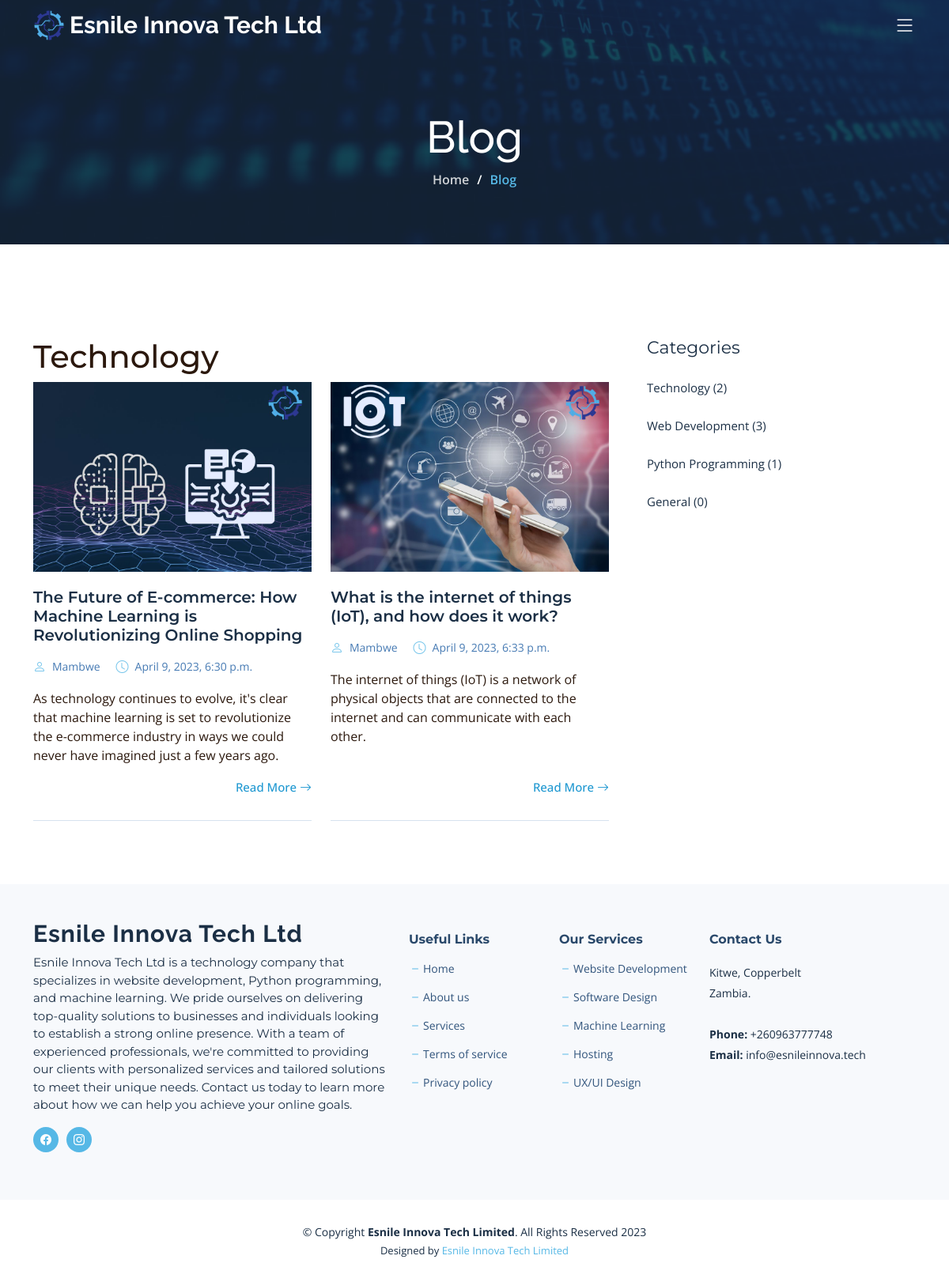
The page /category/Technology/ on the database its author committed.
### esnileupgrade/models.py (models this page shows, shortened)
class Category(models.Model):
    name = models.CharField(max_length=255)
    def __str__(self):
        return self.name
    def post_count(self):
        return Post.objects.filter(category=self).count()

class Post(models.Model):
    title = models.CharField(max_length=255)
    title_tag = models.CharField(max_length=255, default="Esnile Innova Tech Ltd")
    author = models.ForeignKey(User, on_delete=models.CASCADE, default=1)
    slug = models.SlugField()
    image = models.ImageField(null=True, blank=True, upload_to='blog_images/')
    intro = models.TextField()
    body = models.TextField()
    category = models.CharField(max_length=255)
    date_added = models.DateTimeField(auto_now_add=True)

### esnileupgrade/views.py (the view)
# urls.py: path('category/<str:cats>/', CategoryView.as_view(), name='category'),
class CategoryView(ListView):
    paginate_by = 6
    ordering = ['-date_added']
    template_name = 'blog/categories.html'
    def get(self, request, cats):
        category = get_object_or_404(Category, name=cats.replace('-', ' '))
        category_posts = Post.objects.filter(category=category)
        post_count = category_posts.count()
        paginator = Paginator(category_posts, self.paginate_by)
        page = request.GET.get('page')
        page_obj = paginator.get_page(page)
        categories = Category.objects.all()
        context = {
            'category': category,
            'category_posts': page_obj,
            'post_count': post_count,
            'categories': categories,
        }
        return render(request, self.template_name, context)

### esnileupgrade/templates/blog/categories.html (shortened to what this page needs)
{% extends 'blog/base.html' %}
{% load static %}
{% block content %}
<div class="breadcrumbs d-flex align-items-center" style="background-image: url('{% static 'img/blog-header.jpg' %}');">
  <div class="container position-relative d-flex flex-column align-items-center">
    <h2>Blog</h2>
    <ol>
      <li><a href="{% url 'home' %}">Home</a></li>
      <li>Blog</li>
    </ol>
  </div>
</div>
<div class="section-header">
</div>
<div>
  <section id="blog" class="blog">
    <div class="container" data-aos="fade-up">
      <div class="row g-5">
        <div class="col-lg-8" data-aos="fade-up" data-aos-delay="200">
          <h1>{{ category.name }}</h1>
          {% for post in category_posts %}
          {% if forloop.counter0|divisibleby:2 %}
          <div class="row gy-5 posts-list">
          {% endif %}
            <div class="col-lg-6">
              <article class="d-flex flex-column">
                {% if post.image %}
                <div class="post-img"><img src="{{post.image.url}}"  class="img-fluid" alt=""></div>
                {% endif %}
                <h2 class="title">
                  <a href="{% url 'post_detail' post.slug %}">{{ post.title }}</a>
                </h2>
                <div class="meta-top">
                  <ul>
                    <li class="d-flex align-items-center"><i class="bi bi-person"></i> <a href="{% url 'post_detail' post.slug %}">{{post.author.first_name}} </a></li>
                    <li class="d-flex align-items-center"><i class="bi bi-clock"></i> <a href="{% url 'post_detail' post.slug %}"><time datetime=" {{ post.date_added }}"> {{ post.date_added }}</time></a></li>
                  </ul>
                </div>
                <div class="content">
                  <p>
                    {{ post.intro }}
                  </p>
                </div>
                <div class="read-more mt-auto align-self-end">
                  <a href="{% url 'post_detail' post.slug %}">Read More <i class="bi bi-arrow-right"></i></a>
                </div>
              </article>
            </div>
          {% if forloop.counter|divisibleby:2 or forloop.last %}
          </div>
          {% endif %}
          {% endfor %}
        </div>
        <div class="col-lg-4" data-aos="fade-up" data-aos-delay="300">
          <div class="sidebar">
            <h3 class="sidebar-title">Categories</h3>
            <div class="sidebar-item categories">
              <ul>
                {% for category in categories %}
                <br>
                <li><a href="{% url 'category' category.name %}">{{ category.name }} ({{ category.post_count }})</a></li>
                {% empty %}
                <li>No categories yet.</li>
                {% endfor %}
              </ul>
            </div>
          </div>
        </div>
      </div>
      </div>
    </div>
</div>
{% endblock %}

### esnileupgrade/static/css/main.css (style rules this page uses)
body { font-family: var(--font-default); color: var(--color-default); }
a { color: var(--color-primary); text-decoration: none; transition: 0.3s; }
h1, h2, h3, h4, h5, h6 { font-family: var(--font-primary); }
section { overflow: hidden; padding: 80px 0; }
.section-header { text-align: center; padding-bottom: 30px; }
.breadcrumbs { padding: 140px 0 60px 0; min-height: 30vh; position: relative; background-size: cover; background-position: center; background-repeat: no-repeat; }
.breadcrumbs:before { content: ""; background-color: rgba(27, 47, 69, 0.7); position: absolute; inset: 0; }
.breadcrumbs h2 { font-size: 56px; font-weight: 500; color: #fff; font-family: var(--font-secondary); }
.breadcrumbs ol { display: flex; flex-wrap: wrap; list-style: none; padding: 0 0 10px 0; margin: 0; font-size: 16px; font-weight: 600; color: var(--color-primary); }
.breadcrumbs ol a { color: rgba(255, 255, 255, 0.8); transition: 0.3s; }
.breadcrumbs ol li+li { padding-left: 10px; }
.breadcrumbs ol li+li::before { display: inline-block; padding-right: 10px; color: #fff; content: "/"; }
.blog .posts-list article { height: 100%; border-bottom: 1px solid #d6e2ef; padding-bottom: 30px; }
.blog .posts-list .post-img { max-height: 240px; overflow: hidden; }
.blog .posts-list .title { font-size: 20px; font-weight: 600; padding: 0; margin: 20px 0 0 0; }
.blog .posts-list .title a { color: var(--color-secondary); transition: 0.3s; }
.blog .posts-list .meta-top { margin-top: 20px; color: #467ab3; }
.blog .posts-list .meta-top ul { display: flex; flex-wrap: wrap; list-style: none; align-items: center; padding: 0; margin: 0; }
.blog .posts-list .meta-top ul li+li { padding-left: 20px; }
.blog .posts-list .meta-top i { font-size: 16px; margin-right: 8px; line-height: 0; color: rgba(86, 184, 230, 0.8); }
.blog .posts-list .meta-top a { color: #467ab3; font-size: 14px; display: inline-block; line-height: 1; }
.blog .posts-list .content { margin-top: 20px; }
.blog .posts-list .read-more a { display: inline-block; color: #1f98d1; transition: 0.3s; font-size: 15px; font-weight: 500; }
.blog .sidebar .sidebar-title { font-size: 22px; font-weight: 400; padding: 0; margin: 0; color: var(--color-secondary); }
.blog .sidebar .categories ul { list-style: none; padding: 0; }
.blog .sidebar .categories ul a { color: var(--color-secondary); font-size: 15px; }

### rows shown on the page
Category: name "Technology", post_count "2"
Post: image (picture), title "The Future of E-commerce: How Machine Learning is Revolutionizing Online Shopping", author.first_name "Mambwe", date_added "April 9, 2023, 6:30 p.m.", intro "As technology continues to evolve, it's clear that machine learning is set to revolutionize the e-commerce industry in ways we could never have imagined just a few years ago."
Post: image (picture), title "What is the internet of things (IoT), and how does it work?", author.first_name "Mambwe", date_added "April 9, 2023, 6:33 p.m.", intro "The internet of things (IoT) is a network of physical objects that are connected to the internet and can communicate with each other."
Category: name "Web Development", post_count "3"
Category: name "Python Programming", post_count "1"
Category: name "General", post_count "0"
